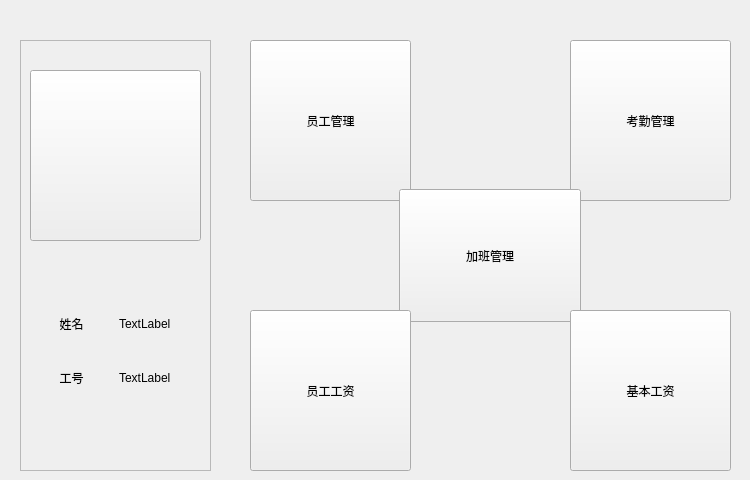
    <widget class="QWidget" name="tab0">
     <attribute name="title">
      <string>主页</string>
     </attribute>
     <widget class="QWidget" name="widget_2" native="true">
      <property name="geometry">
       <rect>
        <x>250</x>
        <y>40</y>
        <width>491</width>
        <height>431</height>
       </rect>
      </property>
      <widget class="QPushButton" name="YGM_B">
       <property name="geometry">
        <rect>
         <x>0</x>
         <y>0</y>
         <width>161</width>
         <height>161</height>
        </rect>
       </property>
       <property name="styleSheet">
        <string notr="true">font: 75 24pt &quot;Heiti SC&quot;;</string>
       </property>
       <property name="text">
        <string>员工管理</string>
       </property>
      </widget>
      <widget class="QPushButton" name="KQM_B">
       <property name="geometry">
        <rect>
         <x>320</x>
         <y>0</y>
         <width>161</width>
         <height>161</height>
        </rect>
       </property>
       <property name="styleSheet">
        <string notr="true">font: 75 24pt &quot;Heiti SC&quot;;
</string>
       </property>
       <property name="text">
        <string>考勤管理</string>
       </property>
      </widget>
      <widget class="QPushButton" name="JBM_B">
       <property name="geometry">
        <rect>
         <x>149</x>
         <y>149</y>
         <width>182</width>
         <height>133</height>
        </rect>
       </property>
       <property name="styleSheet">
        <string notr="true">
font: 75 24pt &quot;Heiti SC&quot;;
</string>
       </property>
       <property name="text">
        <string>加班管理</string>
       </property>
      </widget>
      <widget class="QPushButton" name="GZM_B">
       <property name="geometry">
        <rect>
         <x>0</x>
         <y>270</y>
         <width>161</width>
         <height>161</height>
        </rect>
       </property>
       <property name="styleSheet">
        <string notr="true">
font: 75 24pt &quot;Heiti SC&quot;;
</string>
       </property>
       <property name="text">
        <string>员工工资</string>
       </property>
      </widget>
      <widget class="QPushButton" name="JBGZ_B">
       <property name="geometry">
        <rect>
         <x>320</x>
         <y>270</y>
         <width>161</width>
         <height>161</height>
        </rect>
       </property>
       <property name="styleSheet">
        <string notr="true">font: 75 24pt &quot;Heiti SC&quot;;</string>
       </property>
       <property name="text">
        <string>基本工资</string>
       </property>
      </widget>
     </widget>
     <widget class="QFrame" name="frame">
      <property name="geometry">
       <rect>
        <x>20</x>
        <y>40</y>
        <width>191</width>
        <height>431</height>
       </rect>
      </property>
      <property name="frameShape">
       <enum>QFrame::StyledPanel</enum>
      </property>
      <property name="frameShadow">
       <enum>QFrame::Raised</enum>
      </property>
      <widget class="QWidget" name="gridLayoutWidget">
       <property name="geometry">
        <rect>
         <x>10</x>
         <y>260</y>
         <width>171</width>
         <height>101</height>
        </rect>
       </property>
       <layout class="QGridLayout" name="gridLayout">
        <item row="0" column="1">
         <widget class="QLabel" name="name1">
          <property name="styleSheet">
           <string notr="true">font: 75 18pt &quot;Heiti SC&quot;;</string>
          </property>
          <property name="text">
           <string>TextLabel</string>
          </property>
         </widget>
        </item>
        <item row="0" column="0">
         <widget class="QLabel" name="name0">
          <property name="styleSheet">
           <string notr="true">font: 75 24pt &quot;Heiti SC&quot;;</string>
          </property>
          <property name="text">
           <string>姓名</string>
          </property>
          <property name="alignment">
           <set>Qt::AlignCenter</set>
          </property>
         </widget>
        </item>
        <item row="1" column="0">
         <widget class="QLabel" name="ID0">
          <property name="styleSheet">
           <string notr="true">font: 75 24pt &quot;Heiti SC&quot;;</string>
          </property>
          <property name="text">
           <string>工号</string>
          </property>
          <property name="alignment">
           <set>Qt::AlignCenter</set>
          </property>
         </widget>
        </item>
        <item row="1" column="1">
         <widget class="QLabel" name="ID1">
          <property name="styleSheet">
           <string notr="true">font: 75 18pt &quot;Heiti SC&quot;;</string>
          </property>
          <property name="text">
           <string>TextLabel</string>
          </property>
         </widget>
        </item>
       </layout>
      </widget>
      <widget class="QPushButton" name="GRM_B">
       <property name="geometry">
        <rect>
         <x>10</x>
         <y>30</y>
         <width>171</width>
         <height>171</height>
        </rect>
       </property>
       <property name="text">
        <string/>
       </property>
      </widget>
     </widget>
    </widget>
